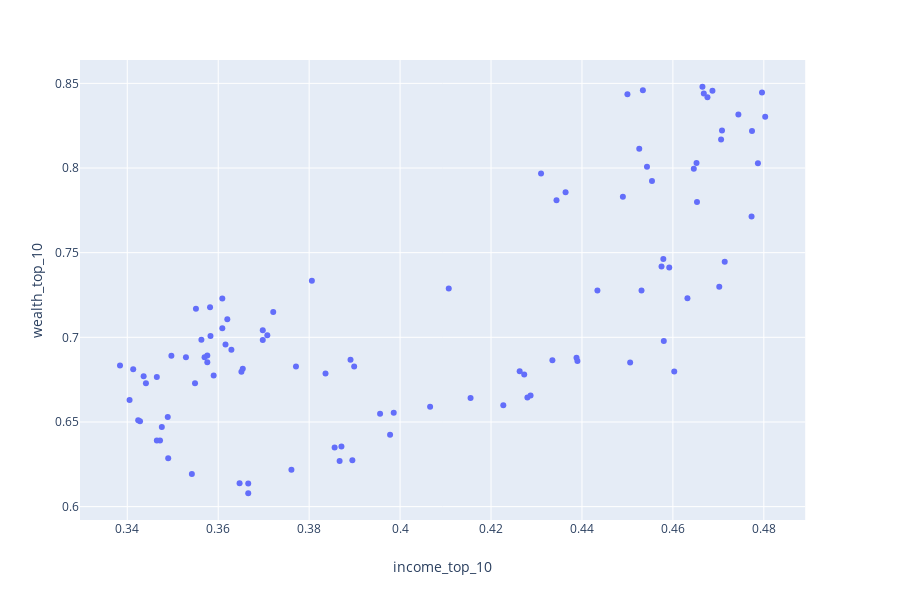

Notebook code cell kept with this figure:
### Markdown cell above
## Exploratory plots

### Code cell
import plotly.express as px
px.scatter(df, x = 'income_top_10', y='wealth_top_10')
